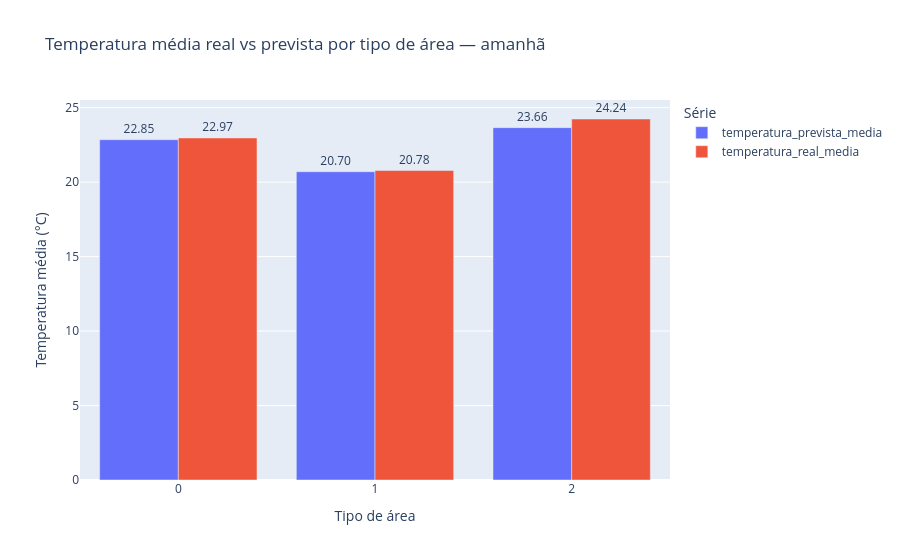

Source (notebook cell):
### Code cell
media_tipo_area_amanha.createOrReplaceTempView("media_tipo_area_amanha")

media_tipo_area_long = spark.sql("""
    SELECT
        tipo_area_idx,
        'temperatura_real_media' AS tipo,
        temperatura_real_media AS temperatura_media
    FROM media_tipo_area_amanha

    UNION ALL

    SELECT
        tipo_area_idx,
        'temperatura_prevista_media' AS tipo,
        temperatura_prevista_media AS temperatura_media
    FROM media_tipo_area_amanha
""")

media_tipo_area_long.createOrReplaceTempView("media_tipo_area_long")

media_tipo_area_long_rows = spark.sql("""
    SELECT
        tipo_area_idx,
        tipo,
        temperatura_media
    FROM media_tipo_area_long
    ORDER BY tipo_area_idx, tipo
""").collect()

media_tipo_area_long_plot = {
    "tipo_area_idx": [row["tipo_area_idx"] for row in media_tipo_area_long_rows],
    "tipo": [row["tipo"] for row in media_tipo_area_long_rows],
    "temperatura_media": [row["temperatura_media"] for row in media_tipo_area_long_rows]
}

fig = px.bar(
    media_tipo_area_long_plot,
    x="tipo_area_idx",
    y="temperatura_media",
    color="tipo",
    barmode="group",
    text="temperatura_media",
    title="Temperatura média real vs prevista por tipo de área — amanhã",
    labels={
        "tipo_area_idx": "Tipo de área",
        "temperatura_media": "Temperatura média (°C)",
        "tipo": "Série"
    }
)

fig.update_traces(texttemplate="%{text:.2f}", textposition="outside")
fig.show()

### Figure 1 — Plotly figure (JSON) as saved in the notebook; plotly's stock layout.template omitted (floating-point values rounded to 4 significant figures)
{"data": [{"alignmentgroup": "True", "hovertemplate": "Série=temperatura_prevista_media<br>Tipo de área=%{x}<br>Temperatura média (°C)=%{text}<extra></extra>", "legendgroup": "temperatura_prevista_media", "marker": {"color": "#636efa", "pattern": {"shape": ""}}, "name": "temperatura_prevista_media", "offsetgroup": "temperatura_prevista_media", "orientation": "v", "showlegend": true, "text": [22.85, 20.7, 23.66], "textposition": "outside", "texttemplate": "%{text:.2f}", "type": "bar", "x": [0.0, 1.0, 2.0], "xaxis": "x", "y": [22.85, 20.7, 23.66], "yaxis": "y"}, {"alignmentgroup": "True", "hovertemplate": "Série=temperatura_real_media<br>Tipo de área=%{x}<br>Temperatura média (°C)=%{text}<extra></extra>", "legendgroup": "temperatura_real_media", "marker": {"color": "#EF553B", "pattern": {"shape": ""}}, "name": "temperatura_real_media", "offsetgroup": "temperatura_real_media", "orientation": "v", "showlegend": true, "text": [22.97, 20.78, 24.24], "textposition": "outside", "texttemplate": "%{text:.2f}", "type": "bar", "x": [0.0, 1.0, 2.0], "xaxis": "x", "y": [22.97, 20.78, 24.24], "yaxis": "y"}], "layout": {"barmode": "group", "legend": {"title": {"text": "Série"}, "tracegroupgap": 0}, "title": {"text": "Temperatura média real vs prevista por tipo de área — amanhã"}, "xaxis": {"anchor": "y", "domain": [0, 1], "title": {"text": "Tipo de área"}}, "yaxis": {"anchor": "x", "domain": [0, 1], "title": {"text": "Temperatura média (°C)"}}}}
